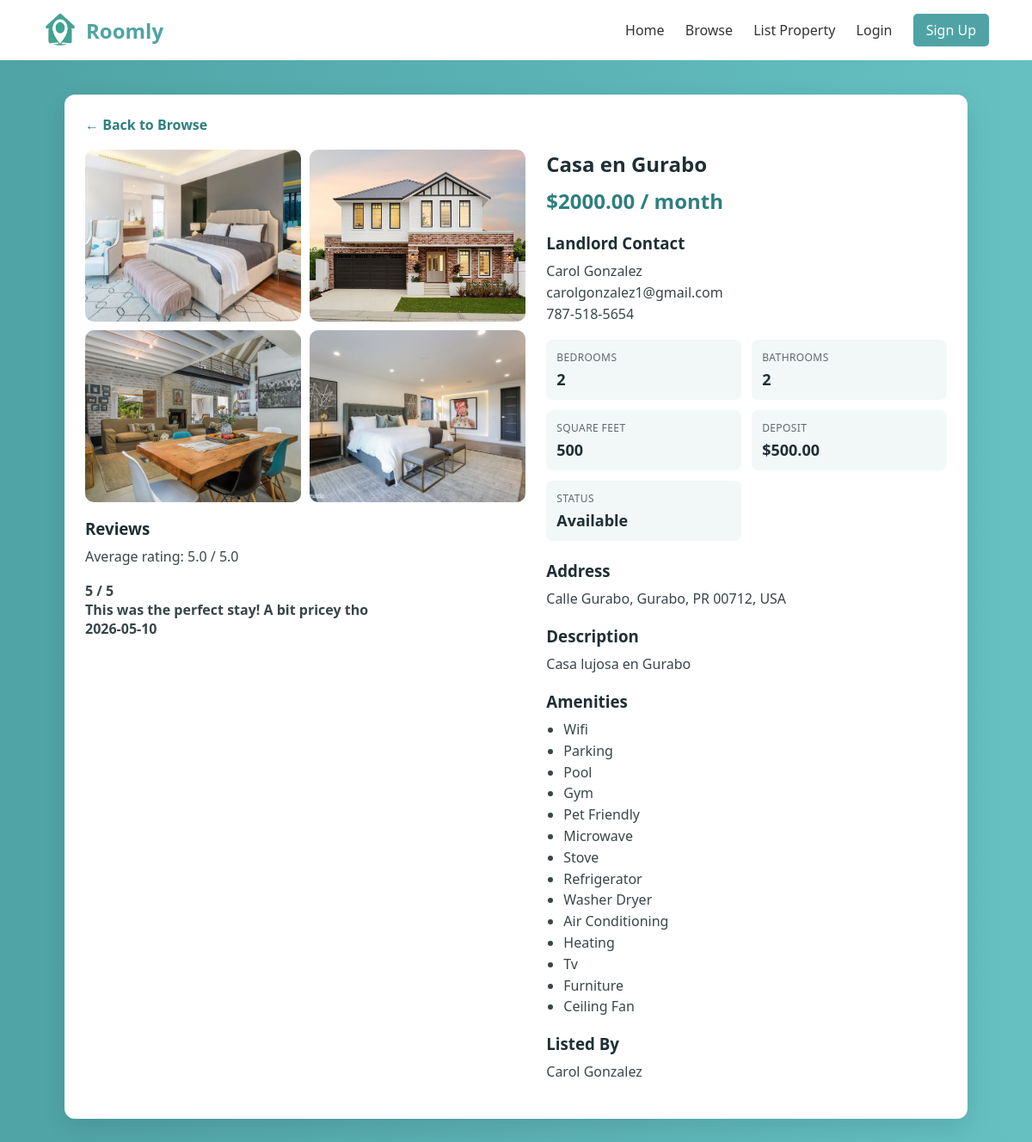
The page /property/15 on the database its author committed.
### website/models.py (models this page shows, shortened)
class PropertyImage(db.Model):
    __tablename__ = 'PROPERTY_IMAGES'
    image_id_pk = db.Column(db.Integer, primary_key=True)
    image_url = db.Column(db.String(255), nullable=False)
    property_id_fk = db.Column(db.Integer, db.ForeignKey('PROPERTY.property_id_pk'), nullable=False)

class PropertyReview(db.Model):
    __tablename__ = 'REVIEW_PROPERTY'
    __table_args__ = (
        UniqueConstraint('account_id_fk', 'property_id_fk', name='uq_review_property_account'),
    )
    review_property_id_pk = db.Column(db.Integer, primary_key=True)
    property_id_fk = db.Column(db.Integer, db.ForeignKey('PROPERTY.property_id_pk'), nullable=False)
    account_id_fk = db.Column(db.Integer, db.ForeignKey('ACCOUNT.account_id_pk'), nullable=False)
    student_id_fk = db.Column(db.Integer, db.ForeignKey('STUDENT.student_id_pk'), nullable=True)
    rating = db.Column(db.Integer, nullable=False)
    comment = db.Column(db.Text, nullable=True)
    date_posted = db.Column(db.DateTime, nullable=False, default=datetime.utcnow)

class Property(db.Model):
    __tablename__ = 'PROPERTY'
    property_id_pk = db.Column(db.Integer, primary_key=True)
    title = db.Column(db.String(255), nullable=False)
    description = db.Column(db.Text, nullable=False)
    address = db.Column(db.String(255), nullable=False)
    city = db.Column(db.String(255), nullable=False)
    state = db.Column(db.String(255), nullable=False)
    country = db.Column(db.String(255), nullable=False)
    postal_code = db.Column(db.String(10), nullable=False)
    price_per_month = db.Column(db.Float, nullable=False)
    deposit_amount = db.Column(db.Float, nullable=False)
    number_of_bedrooms = db.Column(db.Integer, nullable=False)
    number_of_bathrooms = db.Column(db.Integer, nullable=False, default=1)
    sqr_ft = db.Column(db.Integer, nullable=False)
    amenities = db.Column(db.Text, nullable=True)
    availability_status = db.Column(db.Boolean, nullable=False)
    owner_id_fk = db.Column(db.Integer, nullable=False)
    university_id_fk = db.Column(db.Integer, nullable=True)
    images = db.relationship('PropertyImage', backref='property', lazy='select')
    amenity_links = db.relationship('PropertyAmenity', backref='property', lazy='select')
    reviews = db.relationship('PropertyReview', backref='property', lazy='select', cascade='all, delete-orphan')

class Account(db.Model):
    __tablename__ = 'ACCOUNT'
    account_id_pk = db.Column(db.Integer, primary_key=True)
    email = db.Column(db.String(255), unique=True, nullable=False)
    hashed_password = db.Column(db.String(255), nullable=False)
    first_name = db.Column(db.String(255), nullable=False)
    last_name = db.Column(db.String(255), nullable=False)
    city = db.Column(db.String(255), nullable=True)
    phone_number = db.Column(db.String(20), nullable=True)
    profile_picture = db.Column(db.String(255), nullable=True)
    date_created = db.Column(db.DateTime, nullable=True)
    account_status = db.Column(db.String(20), nullable=False)
    account_type = db.Column(db.String(20), nullable=False, default='STUDENT')

class Owner(db.Model):
    __tablename__ = 'OWNER'
    owner_id_pk = db.Column(db.Integer, primary_key=True)
    company_name = db.Column(db.String(255), nullable=True)
    verified_status = db.Column(db.Boolean, nullable=True)
    account_id_fk = db.Column(db.Integer, nullable=False)

### website/views.py (the view, shortened to what this page needs)
@views.route('/property/<int:property_id>')
def property_detail(property_id):
    selected_property = Property.query.get_or_404(property_id)
    owner_profile = Owner.query.filter_by(owner_id_pk=selected_property.owner_id_fk).first()
    owner_account = _get_owner_account(owner_profile)
    account_id = session.get('account_id')
    amenity_names = []
    if selected_property.amenities:
        amenity_names = [name.strip() for name in selected_property.amenities.split(',') if name.strip()]
    user_application = None
    property_applications = []
    reviews = (
        PropertyReview.query
        .filter_by(property_id_fk=selected_property.property_id_pk)
        .order_by(PropertyReview.date_posted.desc())
        .all()
    )
    average_rating = None
    if reviews:
        average_rating = round(sum(review.rating for review in reviews) / len(reviews), 1)
    user_review = None
    if account_id:
        user_review = PropertyReview.query.filter_by(property_id_fk=selected_property.property_id_pk, account_id_fk=account_id).first()
    can_review = False
    if account_id and not user_review:
        approved_reservation = Reservation.query.filter_by(property_id_fk=selected_property.property_id_pk, account_id_fk=account_id, status='approved').first()
        can_review = approved_reservation is not None
    return render_template(
        'property-detail.html',
        property=selected_property,
        owner=owner_profile,
        owner_account=owner_account,
        amenity_names=amenity_names,
        user_application=user_application,
        property_applications=property_applications,
        reviews=reviews,
        average_rating=average_rating,
        user_review=user_review,
        can_review=can_review,
    )

### website/views.py (called while the page is built)
def _get_owner_account(owner_profile):
    if not owner_profile:
        return None
    return Account.query.filter_by(account_id_pk=owner_profile.account_id_fk).first()

### website/templates/property-detail.html (shortened to what this page needs)
<!DOCTYPE html>
<html lang="en">
<head>
    <link rel="stylesheet" href="{{ url_for('static', filename='styles.css') }}">
</head>
<body>
    <header>
        <a class="logoRoomly" href="{{ url_for('views.home') }}">
            <img src="{{ url_for('static', filename='logoRoomly.png') }}" alt="Roomly Icon" class="header-icon">
            Roomly
        </a>
        <nav>
            <a href="{{ url_for('views.home') }}">Home</a>
            <a href="{{ url_for('views.browse') }}">Browse</a>
            <a href="{{ url_for('views.list_property') }}">List Property</a>
            {% if session.get('account_id') %}
                <a href="{{ url_for('auth.profile') }}">Profile</a>
                <span class="nav-user">Hi, {{ session.get('account_first_name') }}</span>
                <a href="{{ url_for('auth.logout') }}" class="signup-btn">Log Out</a>
            {% else %}
                <a href="{{ url_for('auth.login') }}">Login</a>
                <a href="{{ url_for('auth.signup') }}" class="signup-btn">Sign Up</a>
            {% endif %}
        </nav>
    </header>
    <section class="property-detail-page">
        <div class="property-detail-card">
            <a class="back-to-browse" href="{{ url_for('views.browse') }}">&larr; Back to Browse</a>
            <div class="property-detail-grid">
                <div class="property-detail-image-wrap">
                    {% if property.images %}
                        <div class="property-images-gallery">
                            {% for image in property.images %}
                                <img src="{{ image.image_url }}" alt="{{ property.title }}" class="gallery-image" data-gallery-image="true">
                            {% endfor %}
                        </div>
                    {% else %}
                        <img src="/static/logoRoomly.png" alt="{{ property.title }}">
                    {% endif %}
                    <div class="property-owner-block">
                        <h3>Reviews</h3>
                        {% if average_rating is not none %}
                            <p>Average rating: {{ average_rating }} / 5.0</p>
                        {% else %}
                            <p>No reviews yet.</p>
                        {% endif %}
                        {% if reviews %}
                            <div class="property-reviews-list">
                                {% for review in reviews %}
                                    <div class="property-reservation-status" style="margin-top: 1rem;">
                                        <strong>{{ review.rating }} / 5</strong>
                                        {% if review.comment %}
                                            <div>{{ review.comment }}</div>
                                        {% endif %}
                                        <div>{{ review.date_posted.strftime('%Y-%m-%d') }}</div>
                                    </div>
                                {% endfor %}
                            </div>
                        {% endif %}
                    </div>
                </div>
                <div class="property-detail-info">
                    <h1>{{ property.title }}</h1>
                    <p class="property-price">${{ '%.2f'|format(property.price_per_month) }} / month</p>
                    <div class="property-owner-block">
                        <h3>Landlord Contact</h3>
                        {% if owner_account %}
                            <p>{{ owner_account.first_name }} {{ owner_account.last_name }}</p>
                            <p>{{ owner_account.email }}</p>
                            {% if owner_account.phone_number %}
                                <p>{{ owner_account.phone_number }}</p>
                            {% endif %}
                        {% else %}
                            <p>No landlord contact available.</p>
                        {% endif %}
                    </div>
                    <div class="property-meta-grid">
                        <div>
                            <span class="meta-label">Bedrooms</span>
                            <span class="meta-value">{{ property.number_of_bedrooms }}</span>
                        </div>
                        <div>
                            <span class="meta-label">Bathrooms</span>
                            <span class="meta-value">{{ property.number_of_bathrooms }}</span>
                        </div>
                        <div>
                            <span class="meta-label">Square Feet</span>
                            <span class="meta-value">{{ property.sqr_ft }}</span>
                        </div>
                        <div>
                            <span class="meta-label">Deposit</span>
                            <span class="meta-value">${{ '%.2f'|format(property.deposit_amount) }}</span>
                        </div>
                        <div>
                            <span class="meta-label">Status</span>
                            <span class="meta-value">{{ 'Available' if property.availability_status else 'Not Available' }}</span>
                        </div>
                    </div>
                    <div class="property-address-block">
                        <h3>Address</h3>
                        <p>{{ property.address }}, {{ property.city }}, {{ property.state }} {{ property.postal_code }}, {{ property.country }}</p>
                    </div>
                    <div class="property-description-block">
                        <h3>Description</h3>
                        <p>{{ property.description }}</p>
                    </div>
                    <div class="property-amenities-block">
                        <h3>Amenities</h3>
                        {% if amenity_names %}
                            <ul class="amenities-list">
                                {% for amenity in amenity_names %}
                                    <li>{{ amenity }}</li>
                                {% endfor %}
                            </ul>
                        {% else %}
                            <p>No amenities listed.</p>
                        {% endif %}
                    </div>
                    <div class="property-owner-block">
                        <h3>Listed By</h3>
                        <p>
                            {% if owner or owner.company_name %}
                                {{ owner.company_name if owner.company_name else (owner_account.first_name + ' ' + owner_account.last_name) }}
                            {% else %}
                                Roomly Owner
                            {% endif %}
                        </p>
                    </div>
                </div>
            </div>
        </div>
    </section>
</body>
</html>

### website/static/styles.css (style rules this page uses)
* { margin: 0; padding: 0; box-sizing: border-box; font-family: 'Segoe UI', sans-serif; }
body { background-color: #f8f9fa; color: #333; }
header { display: flex; justify-content: space-between; align-items: center; padding: 15px 50px; background-color: white; box-shadow: 0 2px 5px rgba(0,0,0,0.05); }
.header-icon { height: 40px; width: 40px; margin-right: 10px; vertical-align: middle; }
.logoRoomly { display: flex; align-items: center; font-size: 24px; font-weight: 700; color: #4FA3A5; text-decoration: none; }
nav a { margin-left: 20px; text-decoration: none; color: #333; font-weight: 500; }
.signup-btn { background-color: #4FA3A5; color: white; padding: 8px 15px; border-radius: 5px; }
.property-detail-page { min-height: calc(100vh - 70px); background: linear-gradient(to right, #4FA3A5, #66c0c2); padding: 40px 20px; }
.property-detail-card { max-width: 1050px; margin: 0 auto; background-color: white; border-radius: 12px; box-shadow: 0 10px 30px rgba(0, 0, 0, 0.1); padding: 24px; }
.back-to-browse { display: inline-block; margin-bottom: 18px; text-decoration: none; color: #2f7f80; font-weight: 600; }
.property-detail-grid { display: grid; grid-template-columns: 1.1fr 1fr; gap: 24px; }
.property-detail-image-wrap { display: flex; flex-direction: column; gap: 18px; }
.property-detail-image-wrap img { width: 100%; border-radius: 10px; object-fit: cover; max-height: 460px; }
.property-images-gallery { display: grid; grid-template-columns: repeat(auto-fit, minmax(200px, 1fr)); gap: 10px; }
.gallery-image { width: 100%; border-radius: 10px; object-fit: cover; height: 200px; cursor: pointer; transition: transform 0.2s ease; }
.property-detail-info h1 { margin-bottom: 10px; color: #1f2f33; }
.property-price { color: #2f7f80; font-size: 24px; font-weight: 700; margin-bottom: 20px; }
.property-reservation-status { margin-bottom: 12px; color: #3a4548; font-weight: 600; }
.property-meta-grid { display: grid; grid-template-columns: repeat(2, minmax(130px, 1fr)); gap: 12px; margin-bottom: 22px; }
.property-meta-grid > div { background-color: #f2f8f8; border-radius: 8px; padding: 12px; display: flex; flex-direction: column; gap: 5px; }
.meta-label { font-size: 12px; text-transform: uppercase; color: #5e6a6e; letter-spacing: 0.4px; }
.meta-value { font-size: 18px; font-weight: 700; color: #1f2f33; }
.property-address-block, .property-description-block, .property-amenities-block, .property-owner-block { margin-bottom: 18px; }
.property-address-block h3, .property-description-block h3, .property-amenities-block h3, .property-owner-block h3 { margin-bottom: 8px; color: #1f2f33; }
.property-address-block p, .property-description-block p, .property-amenities-block p, .property-owner-block p { color: #3a4548; line-height: 1.55; }
.amenities-list { margin: 0; padding-left: 20px; color: #3a4548; line-height: 1.55; }

### rows shown on the page
PropertyImage: image_url (picture)
PropertyImage: image_url (picture)
PropertyImage: image_url (picture)
PropertyImage: image_url (picture)
PropertyReview: rating "5", comment "This was the perfect stay! A bit pricey tho", date_posted "2026-05-10"
Property: title "Casa en Gurabo", price_per_month "2000.00", number_of_bedrooms "2", number_of_bathrooms "2", sqr_ft "500", deposit_amount "500.00", availability_status "Available", address "Calle Gurabo", city "Gurabo", state "PR", postal_code "00712", country "USA", description "Casa lujosa en Gurabo"
Account: first_name "Carol", last_name "Gonzalez", email "carolgonzalez1@gmail.com", phone_number "787-518-5654"
Owner: company_name.last_name "Carol Gonzalez"

### other values the page prints
{{ average_rating }} "5.0"
{{ amenity }} "Wifi" "Parking" "Pool" "Gym" "Pet Friendly" "Microwave" "Stove" "Refrigerator" "Washer Dryer" "Air Conditioning" "Heating" "Tv" "Furniture" "Ceiling Fan"
